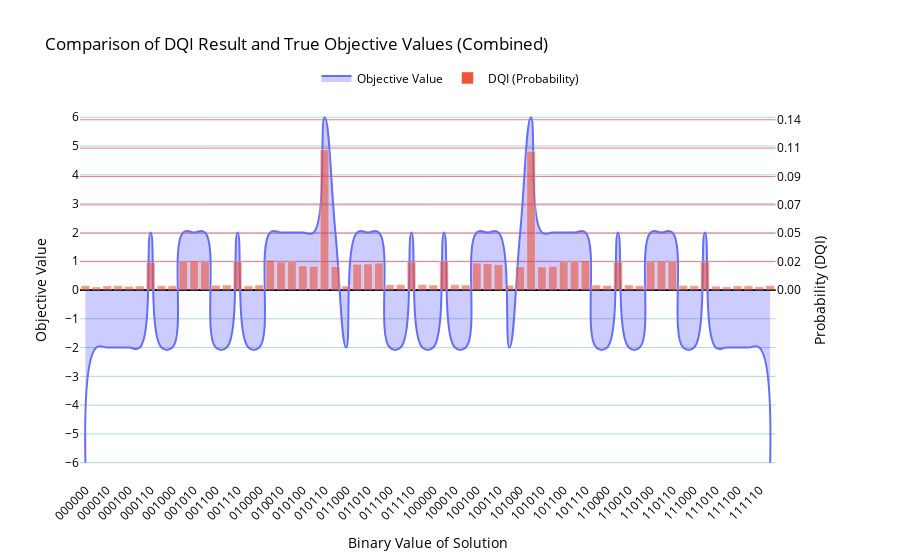

Write notebook code for a chart like this one.
### Code cell
combined_counts = combine_counts(counts)
plot_results_union_plotly(
    brute_force_results,
    combined_counts,
    plot_name="Comparison of DQI Result and True Objective Values (Combined)",
    spline_smoothing=1.3
)

### Figure 1 — Plotly figure (JSON) as saved in the notebook; plotly's stock layout.template omitted (floating-point values rounded to 4 significant figures)
{"data": [{"fill": "tozeroy", "fillcolor": "rgba(0,0,255,0.2)", "line": {"shape": "spline", "smoothing": 1.3}, "mode": "lines", "name": "Objective Value", "type": "scatter", "x": ["000000", "000001", "000010", "000011", "000100", "000101", "000110", "000111", "001000", "001001", "001010", "001011", "001100", "001101", "001110", "001111", "010000", "010001", "010010", "010011", "010100", "010101", "010110", "010111", "011000", "011001", "011010", "011011", "011100", "011101", "011110", "011111", "100000", "100001", "100010", "100011", "100100", "100101", "100110", "100111", "101000", "101001", "101010", "101011", "101100", "101101", "101110", "101111", "110000", "110001", "110010", "110011", "110100", "110101", "110110", "110111", "111000", "111001", "111010", "111011", "111100", "111101", "111110", "111111"], "xaxis": "x", "y": [-6, -2, -2, -2, -2, -2, 2, -2, -2, 2, 2, 2, -2, -2, 2, -2, -2, 2, 2, 2, 2, 2, 6, 2, -2, 2, 2, 2, -2, -2, 2, -2, -2, 2, -2, -2, 2, 2, 2, -2, 2, 6, 2, 2, 2, 2, 2, -2, -2, 2, -2, -2, 2, 2, 2, -2, -2, 2, -2, -2, -2, -2, -2, -6], "yaxis": "y"}, {"marker": {"opacity": 0.6}, "name": "DQI (Probability)", "type": "bar", "x": ["000000", "000001", "000010", "000011", "000100", "000101", "000110", "000111", "001000", "001001", "001010", "001011", "001100", "001101", "001110", "001111", "010000", "010001", "010010", "010011", "010100", "010101", "010110", "010111", "011000", "011001", "011010", "011011", "011100", "011101", "011110", "011111", "100000", "100001", "100010", "100011", "100100", "100101", "100110", "100111", "101000", "101001", "101010", "101011", "101100", "101101", "101110", "101111", "110000", "110001", "110010", "110011", "110100", "110101", "110110", "110111", "111000", "111001", "111010", "111011", "111100", "111101", "111110", "111111"], "xaxis": "x", "y": [0.00353, 0.00245, 0.00332, 0.00351, 0.00298, 0.00327, 0.0224, 0.00352, 0.0035, 0.02327, 0.02377, 0.02287, 0.00383, 0.00404, 0.02309, 0.00333, 0.00403, 0.02426, 0.02269, 0.02287, 0.01959, 0.01926, 0.1138, 0.01911, 0.00326, 0.02092, 0.02119, 0.02191, 0.00423, 0.00437, 0.02269, 0.00442, 0.00406, 0.02332, 0.00429, 0.00405, 0.02193, 0.02145, 0.02071, 0.00381, 0.01891, 0.1125, 0.01878, 0.01927, 0.02282, 0.02297, 0.02377, 0.00408, 0.00367, 0.02277, 0.00404, 0.00345, 0.0229, 0.02349, 0.02306, 0.00369, 0.0035, 0.02281, 0.0031, 0.00255, 0.00332, 0.0035, 0.00264, 0.0036], "yaxis": "y2"}], "layout": {"font": {"color": "black"}, "legend": {"orientation": "h", "x": 0.5, "xanchor": "center", "y": 1.02, "yanchor": "bottom"}, "title": {"text": "Comparison of DQI Result and True Objective Values (Combined)"}, "xaxis": {"anchor": "y", "domain": [0, 0.94], "tickangle": -45, "title": {"text": "Binary Value of Solution"}}, "yaxis": {"anchor": "x", "domain": [0, 1], "dtick": 1, "gridcolor": "lightblue", "range": [-6.6, 6.6], "showgrid": true, "tick0": 0, "title": {"text": "Objective Value"}}, "yaxis2": {"anchor": "x", "gridcolor": "lightcoral", "overlaying": "y", "range": [-0.154, 0.154], "showgrid": true, "side": "right", "tickmode": "array", "ticktext": ["0.00", "0.02", "0.05", "0.07", "0.09", "0.11", "0.14", "0.16", "0.18"], "tickvals": [0, 0.023, 0.046, 0.069, 0.092, 0.115, 0.138, 0.161, 0.184], "title": {"text": "Probability (DQI)"}, "zeroline": true, "zerolinecolor": "black", "zerolinewidth": 2}}}
